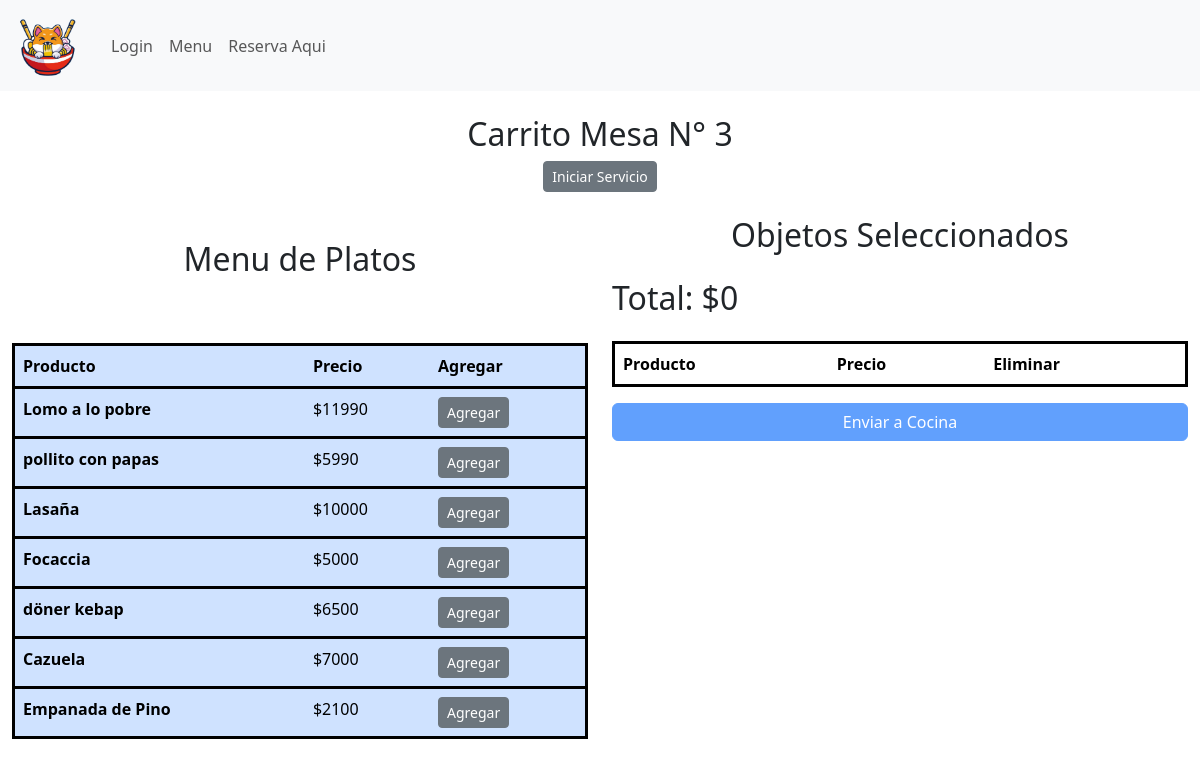
The app's page /ingresopedidomesa/3, older data.
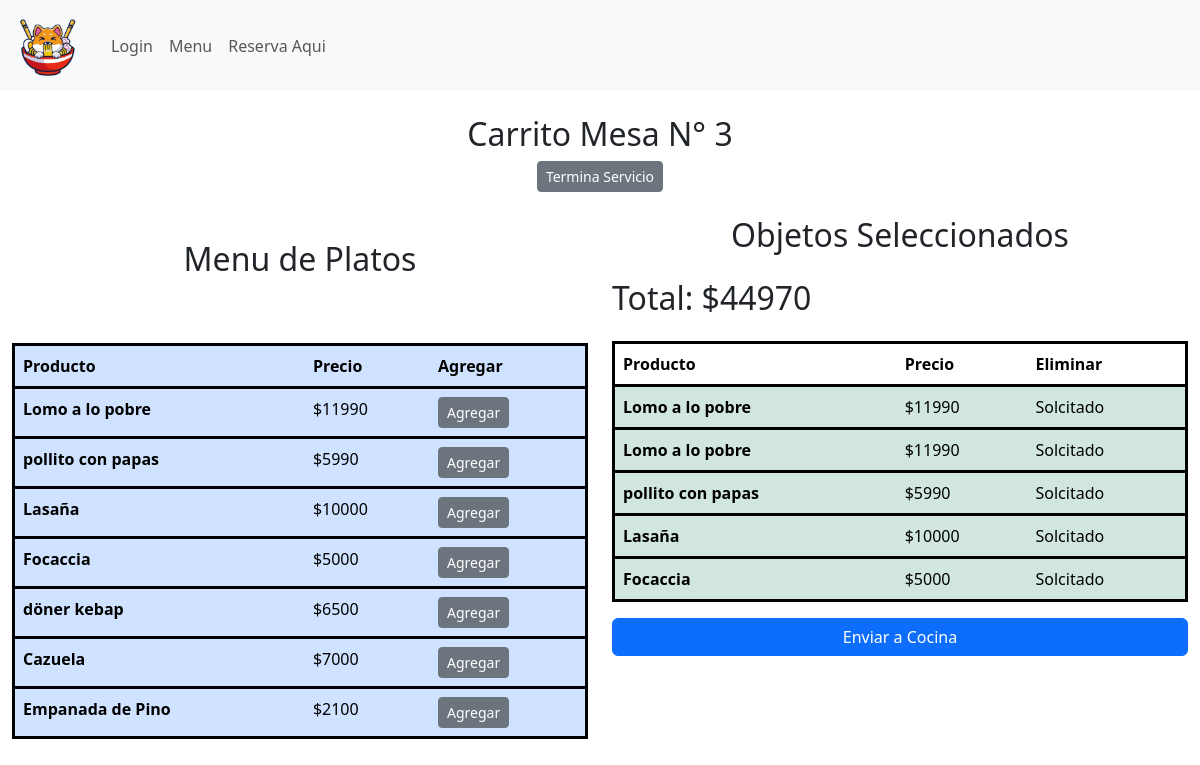
The same page, newer data.
### appweb/models.py (models this page shows, shortened)
class Platos(models.Model):
    ID_Plato = models.AutoField(primary_key=True, help_text="Id del plato")
    Nombre = models.CharField(max_length=50)
    Costo = models.IntegerField()
    Region = models.CharField(max_length=50)
    Cantidad_Comensales = models.IntegerField()
    Descripcion = models.TextField(max_length=200)
    Disponibilidad = models.BooleanField(default=0)
    imagen = models.ImageField(upload_to="Platos", null=True)

class Descripción_Pedidos(models.Model):
    ID = models.AutoField(primary_key=True, help_text="Id")
    ID_Pedido = models.ForeignKey(Pedidos, on_delete=models.CASCADE, help_text="Id de pedido")
    ID_Platos = models.ForeignKey(Platos, on_delete=models.CASCADE, help_text="Id del plato")
    Costo = models.IntegerField(help_text="Valor total del pedido")
    Sol_cocina = models.BooleanField(default=0)
    Listo = models.BooleanField(default=0)

### appweb/views.py (the view)
# urls.py: path('ingresopedidomesa/<Mesa>',ingresopedidomesa,name='ingresopedidomesa'),
def ingresopedidomesa (request,Mesa):
    Menu_local = Platos.objects.all()
    Pedidoss = Descripción_Pedidos.objects.all().filter(ID_Pedido=Mesa)
    try:
        pedido = Pedidos.objects.get(ID_Pedido=Mesa)
    except Pedidos.DoesNotExist:
        pedido = None
    total_cantidad = Pedidoss.aggregate(Sum('Costo'))['Costo__sum']
    if total_cantidad is None:
        total_cantidad = 0
    data = {
        "Menu" : Menu_local ,
        "mesa":Mesa,
        "Pedido":Pedidoss,
        "Pedi":pedido,
        "total_cantidad": total_cantidad,
    }
    return render (request,"mantenedor/garzon/ingresopedidomesa.html",data)

### appweb/context_processor.py (called while the page is built)
def costo_total_carro(request):
    total=0
    if 'carro' in request.session:
        for key, value in request.session["carro"].items():
            total=total+(int(value["precio"]))
    return {"costo_total_carro":total}

### appweb/templates/mantenedor/garzon/ingresopedidomesa.html
{% extends 'base.html' %}
{% load static %}
{% load crispy_forms_tags %}
{% block contenido %}
<div class="container-fluid">
  <div class="text-center">
    <h2 class="mt-4">Carrito Mesa N° {{mesa}} </h2>
    {% if Pedi == None %}
        <a href="{% url 'inicia_pedido' mesa %}" class="btn btn-secondary btn-sm">Iniciar Servicio</a>
    {% elif  total_cantidad == 0%}
        <a href="{% url 'termina_pedido_nulo' mesa %}" class="btn btn-secondary btn-sm">Termina Servicio</a>
    {% else %}
        <a href="{% url 'termina_pedido' mesa %}" class="btn btn-secondary btn-sm">Termina Servicio</a>
    {% endif %}
  </div>
  <div class="row">
    <div class="col-6 d-flex flex-column">
      <div class="text-center">
        <h2 class="mt-5 mb-5">Menu de Platos</h2>
      </div>
      <table class="table mt-3 table-primary">
        <thead>
          <tr class="border border-3 border border-black black-row">
            <th scope="col"><b>Producto</b></th>
            <th scope="col"><b>Precio</b></th>
            <th scope="col"><b>Agregar</b></th>
          </tr>
        </thead>
        <tbody>
          {% for m in Menu %}
          {% if m.Disponibilidad == 1 %}
            <tr class="border border-3 border border-black black-row" style="margin-bottom: 10px;">
              <th scope="row">{{ m.Nombre }}</th>
              <td>${{ m.Costo }}</td>
              <td><a href="{% url 'pedidolista' mesa m.ID_Plato %}" class="btn btn-secondary btn-sm">Agregar</a></td>
            </tr>
          {% endif %}
          {% endfor %}
        </tbody>
      </table>
    </div>
    <div class="col-6 d-flex flex-column">
      <div class="text-center">
        <h2 class="mt-4">Objetos Seleccionados</h2>
      </div>
      <div class="d-flex justify-content-between align-items-center mt-3">
        <div class="text-right w-100">
          <h2>Total: ${{total_cantidad}}</h2>
        </div>
      </div>
      <table class="table mt-3">
        <thead>
          <tr class="border border-3 border border-black black-row">
            <th scope="col"><b>Producto</b></th>
            <th scope="col"><b>Precio</b></th>
            <th scope="col"><b>Eliminar</b></th>
          </tr>
        </thead>
        <tbody>
          {% for x in Pedido %}
            {%if x.Sol_cocina == 1%}
            <tr class="border border-3 border border-black black-row table-success" style="margin-bottom: 10px;">
              <th scope="row">{{ x.ID_Platos.Nombre }}</th>
              <td>${{ x.Costo }}</td>
              <td> Solcitado</td>
            </tr>
            {%else%}
            <tr class="border border-3 border border-black black-row table-danger" style="margin-bottom: 10px;">
              <th scope="row">{{ x.ID_Platos.Nombre }}</th>
              <td>${{ x.Costo }}</td>
              <td><a href="{% url 'eliminapedidolista' mesa x.ID %}" class="btn btn-outline-danger">Eliminar</a></td>
            </tr>
            {%endif%}
          {% endfor %}
        </tbody>
      </table>
      <div class="d-grid gap-2">
        {% if Pedi == None %}
        <button class="btn btn-primary disabled" type="button">Enviar a Cocina</button>
        {% else %}
        <a href="{% url 'enviapedidococina' mesa %}"  class="btn btn-primary" >Enviar a Cocina</a>
        {% endif %}
      </div>
    </div>
  </div>
</div>
{% endblock %}

Row changes from the older to the newer data that the page shows:
added Descripción_Pedidos: ID_Platos.Nombre "Lomo a lo pobre", Costo "11990"
added Descripción_Pedidos: ID_Platos.Nombre "Lomo a lo pobre", Costo "11990"
added Descripción_Pedidos: ID_Platos.Nombre "pollito con papas", Costo "5990"
added Descripción_Pedidos: ID_Platos.Nombre "Lasaña", Costo "10000"
added Descripción_Pedidos: ID_Platos.Nombre "Focaccia", Costo "5000"
Text that changed along with them:
{{ total_cantidad }}: "0" → "44970"
text no longer shown: "Iniciar Servicio"
text now shown: "Termina Servicio"
